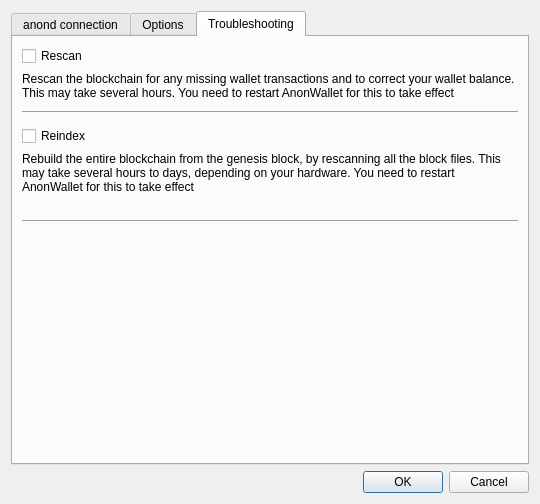
<?xml version="1.0" encoding="UTF-8"?>
<ui version="4.0">
 <class>Settings</class>
 <widget class="QDialog" name="Settings">
  <property name="geometry">
   <rect>
    <x>0</x>
    <y>0</y>
    <width>540</width>
    <height>504</height>
   </rect>
  </property>
  <property name="minimumSize">
   <size>
    <width>540</width>
    <height>500</height>
   </size>
  </property>
  <property name="windowTitle">
   <string>Settings</string>
  </property>
  <property name="modal">
   <bool>true</bool>
  </property>
  <layout class="QVBoxLayout" name="verticalLayout">
   <item>
    <widget class="QTabWidget" name="tabWidget">
     <property name="currentIndex">
      <number>2</number>
     </property>
     <widget class="QWidget" name="tab">
      <attribute name="title">
       <string>anond connection</string>
      </attribute>
      <layout class="QVBoxLayout" name="verticalLayout_3">
       <item>
        <widget class="QLabel" name="confMsg">
         <property name="text">
          <string notr="true">&lt;html&gt;&lt;head/&gt;&lt;body&gt;&lt;p&gt;&lt;br/&gt;&lt;/p&gt;&lt;/body&gt;&lt;/html&gt;</string>
         </property>
         <property name="textInteractionFlags">
          <set>Qt::LinksAccessibleByMouse|Qt::TextSelectableByMouse</set>
         </property>
        </widget>
       </item>
       <item>
        <widget class="Line" name="line">
         <property name="orientation">
          <enum>Qt::Horizontal</enum>
         </property>
        </widget>
       </item>
       <item>
        <widget class="QLabel" name="label">
         <property name="minimumSize">
          <size>
           <width>60</width>
           <height>0</height>
          </size>
         </property>
         <property name="text">
          <string>Host</string>
         </property>
        </widget>
       </item>
       <item>
        <widget class="QLineEdit" name="hostname">
         <property name="placeholderText">
          <string/>
         </property>
        </widget>
       </item>
       <item>
        <widget class="QLabel" name="label_2">
         <property name="minimumSize">
          <size>
           <width>60</width>
           <height>0</height>
          </size>
         </property>
         <property name="text">
          <string>Port</string>
         </property>
        </widget>
       </item>
       <item>
        <widget class="QLineEdit" name="port">
         <property name="placeholderText">
          <string/>
         </property>
        </widget>
       </item>
       <item>
        <widget class="QLabel" name="label_3">
         <property name="minimumSize">
          <size>
           <width>60</width>
           <height>0</height>
          </size>
         </property>
         <property name="text">
          <string>RPC Username</string>
         </property>
        </widget>
       </item>
       <item>
        <widget class="QLineEdit" name="rpcuser"/>
       </item>
       <item>
        <widget class="QLabel" name="label_4">
         <property name="minimumSize">
          <size>
           <width>60</width>
           <height>0</height>
          </size>
         </property>
         <property name="text">
          <string>RPC Password</string>
         </property>
        </widget>
       </item>
       <item>
        <widget class="QLineEdit" name="rpcpassword"/>
       </item>
       <item>
        <layout class="QVBoxLayout" name="verticalLayout_2"/>
       </item>
       <item>
        <spacer name="verticalSpacer">
         <property name="orientation">
          <enum>Qt::Vertical</enum>
         </property>
         <property name="sizeHint" stdset="0">
          <size>
           <width>20</width>
           <height>40</height>
          </size>
         </property>
        </spacer>
       </item>
      </layout>
     </widget>
     <widget class="QWidget" name="tab_2">
      <attribute name="title">
       <string>Options</string>
      </attribute>
      <layout class="QGridLayout" name="gridLayout">
       <item row="10" column="0" colspan="2">
        <widget class="QLabel" name="lblTor">
         <property name="text">
          <string>Connect to the Tor network via SOCKS proxy running on 127.0.0.1:9050. Please note that you'll have to install and run the Tor service externally.</string>
         </property>
         <property name="wordWrap">
          <bool>true</bool>
         </property>
        </widget>
       </item>
       <item row="2" column="1">
        <widget class="QPushButton" name="btnClearSaved">
         <property name="text">
          <string>Clear History</string>
         </property>
        </widget>
       </item>
       <item row="1" column="0" colspan="2">
        <widget class="QLabel" name="label_5">
         <property name="text">
          <string>Shielded transactions are saved locally and shown in the transactions tab.  If you uncheck this, shielded transactions will not appear in the transactions tab.</string>
         </property>
         <property name="wordWrap">
          <bool>true</bool>
         </property>
        </widget>
       </item>
       <item row="2" column="0">
        <spacer name="horizontalSpacer">
         <property name="orientation">
          <enum>Qt::Horizontal</enum>
         </property>
         <property name="sizeHint" stdset="0">
          <size>
           <width>40</width>
           <height>20</height>
          </size>
         </property>
        </spacer>
       </item>
       <item row="0" column="0" colspan="2">
        <widget class="QCheckBox" name="chkSaveTxs">
         <property name="text">
          <string>Remember shielded transactions</string>
         </property>
        </widget>
       </item>
       <item row="3" column="0">
        <widget class="QCheckBox" name="chkCustomFees">
         <property name="text">
          <string>Allow custom fees</string>
         </property>
        </widget>
       </item>
       <item row="7" column="0" colspan="2">
        <widget class="QLabel" name="label_7">
         <property name="text">
          <string>Normally, change from t-Addresses goes to another t-Address. Checking this option will send the change to your shielded sapling address instead. Check this option to increase your privacy.</string>
         </property>
         <property name="wordWrap">
          <bool>true</bool>
         </property>
        </widget>
       </item>
       <item row="11" column="0" colspan="2">
        <widget class="Line" name="line_2">
         <property name="orientation">
          <enum>Qt::Horizontal</enum>
         </property>
        </widget>
       </item>
       <item row="12" column="0" colspan="2">
        <spacer name="verticalSpacer_2">
         <property name="orientation">
          <enum>Qt::Vertical</enum>
         </property>
         <property name="sizeHint" stdset="0">
          <size>
           <width>20</width>
           <height>40</height>
          </size>
         </property>
        </spacer>
       </item>
       <item row="4" column="0" colspan="2">
        <widget class="QLabel" name="label_6">
         <property name="text">
          <string>Allow overriding the default fees when sending transactions. Enabling this option may compromise your privacy since fees are transparent. </string>
         </property>
         <property name="wordWrap">
          <bool>true</bool>
         </property>
        </widget>
       </item>
       <item row="6" column="0" colspan="2">
        <widget class="QCheckBox" name="chkAutoShield">
         <property name="text">
          <string>Shield change from t-Addresses to your sapling address</string>
         </property>
        </widget>
       </item>
       <item row="5" column="0">
        <widget class="QLabel" name="label_8">
         <property name="text">
          <string/>
         </property>
        </widget>
       </item>
       <item row="9" column="0">
        <widget class="QCheckBox" name="chkTor">
         <property name="text">
          <string>Connect via Tor</string>
         </property>
        </widget>
       </item>
       <item row="8" column="0">
        <widget class="QLabel" name="label_10">
         <property name="text">
          <string notr="true"/>
         </property>
        </widget>
       </item>
      </layout>
     </widget>
     <widget class="QWidget" name="tab_3">
      <attribute name="title">
       <string>Troubleshooting</string>
      </attribute>
      <layout class="QGridLayout" name="gridLayout_2">
       <item row="5" column="0">
        <widget class="QCheckBox" name="chkReindex">
         <property name="text">
          <string>Reindex</string>
         </property>
        </widget>
       </item>
       <item row="1" column="0">
        <widget class="QLabel" name="label_9">
         <property name="text">
          <string>Rescan the blockchain for any missing wallet transactions and to correct your wallet balance. This may take several hours. You need to restart AnonWallet for this to take effect</string>
         </property>
         <property name="wordWrap">
          <bool>true</bool>
         </property>
        </widget>
       </item>
       <item row="0" column="0">
        <widget class="QCheckBox" name="chkRescan">
         <property name="text">
          <string>Rescan</string>
         </property>
        </widget>
       </item>
       <item row="2" column="0">
        <widget class="Line" name="line_3">
         <property name="orientation">
          <enum>Qt::Horizontal</enum>
         </property>
        </widget>
       </item>
       <item row="9" column="0">
        <spacer name="verticalSpacer_3">
         <property name="orientation">
          <enum>Qt::Vertical</enum>
         </property>
         <property name="sizeHint" stdset="0">
          <size>
           <width>20</width>
           <height>40</height>
          </size>
         </property>
        </spacer>
       </item>
       <item row="2" column="0">
        <widget class="QLabel" name="label_12">
         <property name="text">
          <string/>
         </property>
        </widget>
       </item>
       <item row="6" column="0">
        <widget class="QLabel" name="label_11">
         <property name="text">
          <string>Rebuild the entire blockchain from the genesis block, by rescanning all the block files. This may take several hours to days, depending on your hardware. You need to restart AnonWallet for this to take effect</string>
         </property>
         <property name="wordWrap">
          <bool>true</bool>
         </property>
        </widget>
       </item>
       <item row="8" column="0">
        <widget class="Line" name="line_4">
         <property name="orientation">
          <enum>Qt::Horizontal</enum>
         </property>
        </widget>
       </item>
       <item row="7" column="0">
        <widget class="QLabel" name="label_13">
         <property name="text">
          <string/>
         </property>
        </widget>
       </item>
      </layout>
     </widget>
    </widget>
   </item>
   <item>
    <widget class="QDialogButtonBox" name="buttonBox">
     <property name="orientation">
      <enum>Qt::Horizontal</enum>
     </property>
     <property name="standardButtons">
      <set>QDialogButtonBox::Cancel|QDialogButtonBox::Ok</set>
     </property>
    </widget>
   </item>
  </layout>
 </widget>
 <resources/>
 <connections>
  <connection>
   <sender>buttonBox</sender>
   <signal>accepted()</signal>
   <receiver>Settings</receiver>
   <slot>accept()</slot>
   <hints>
    <hint type="sourcelabel">
     <x>248</x>
     <y>254</y>
    </hint>
    <hint type="destinationlabel">
     <x>157</x>
     <y>274</y>
    </hint>
   </hints>
  </connection>
  <connection>
   <sender>buttonBox</sender>
   <signal>rejected()</signal>
   <receiver>Settings</receiver>
   <slot>reject()</slot>
   <hints>
    <hint type="sourcelabel">
     <x>316</x>
     <y>260</y>
    </hint>
    <hint type="destinationlabel">
     <x>286</x>
     <y>274</y>
    </hint>
   </hints>
  </connection>
 </connections>
</ui>
